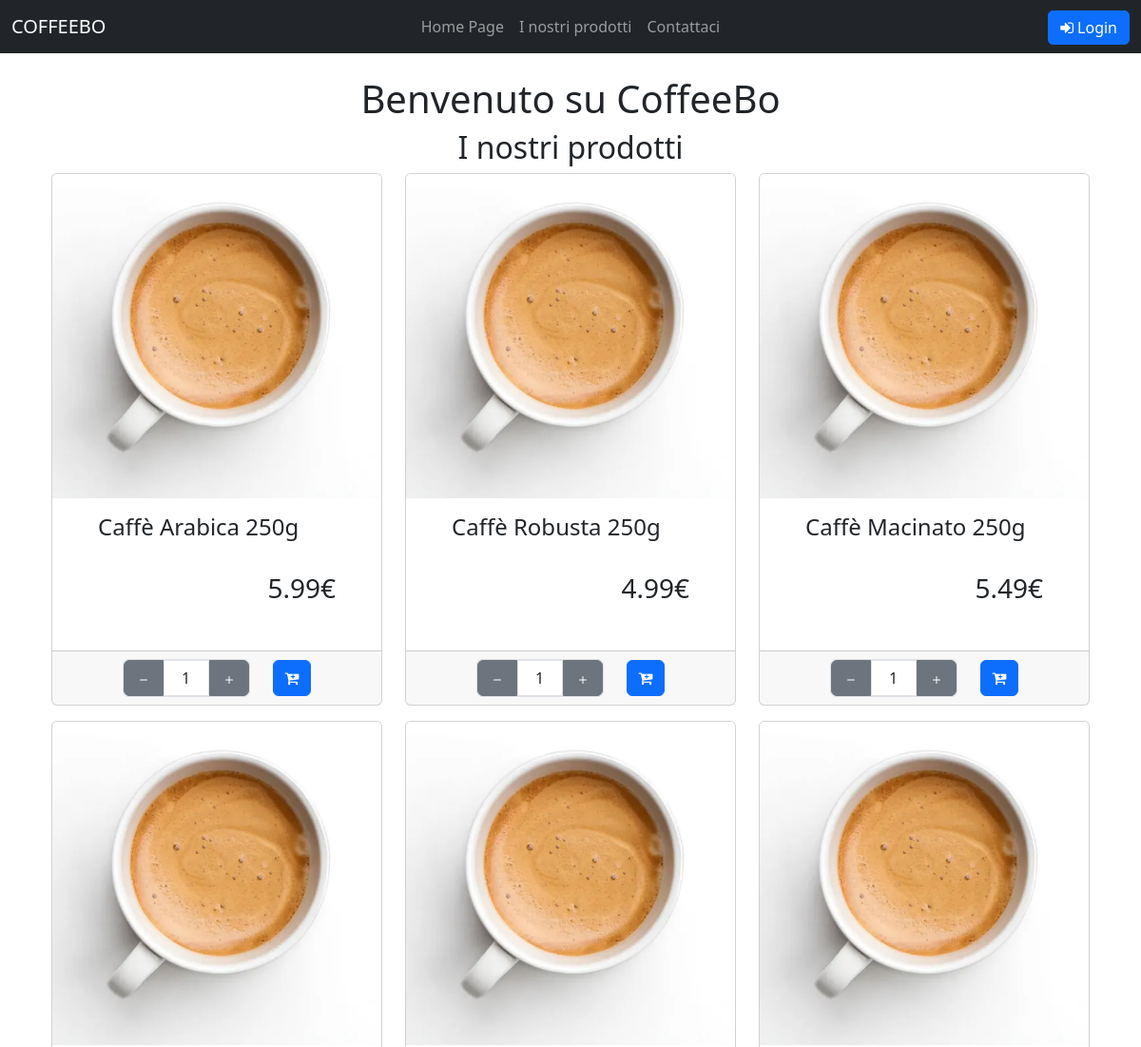
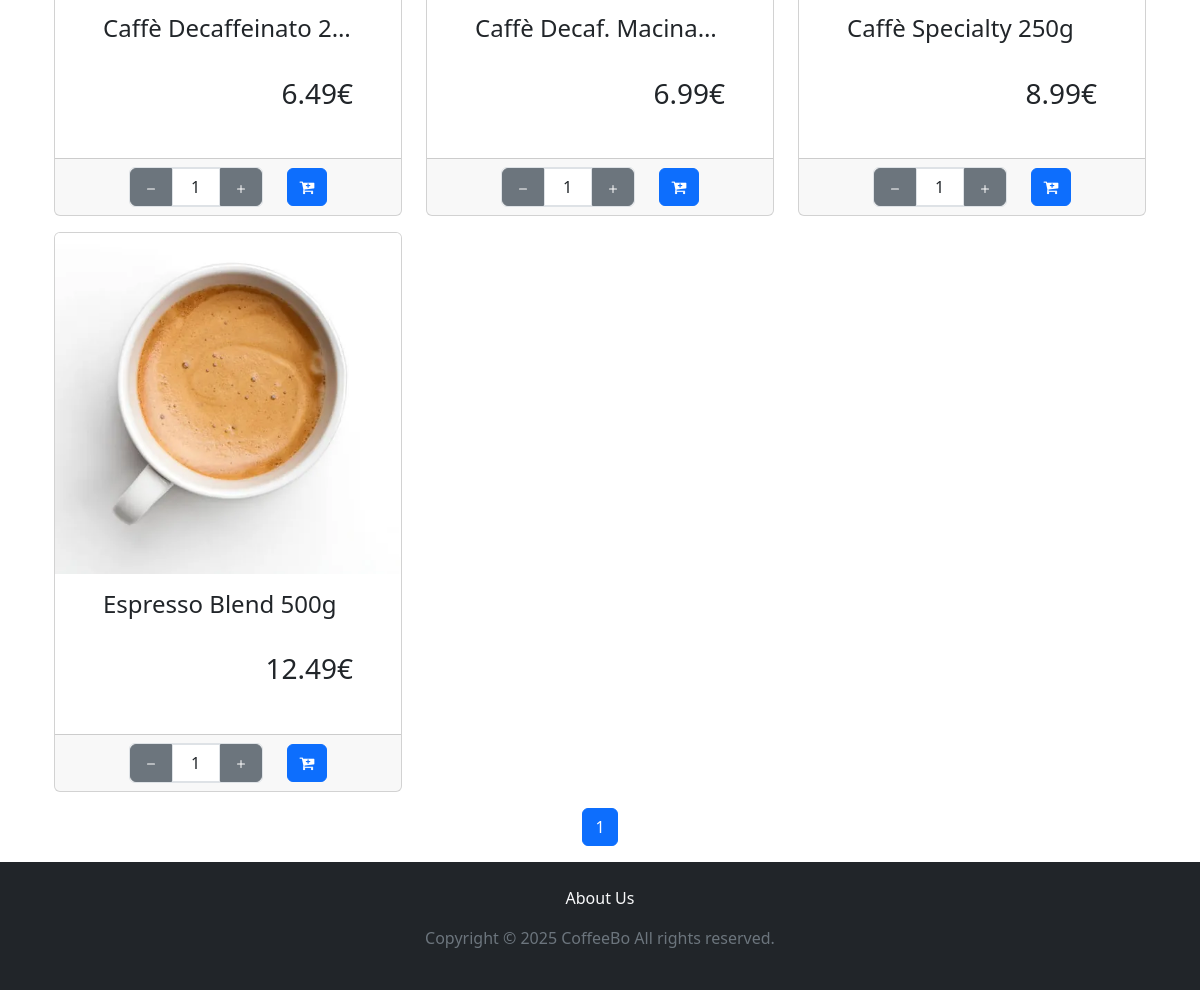
The page / on the database its author committed (2 pictures, top to bottom).
### tables this page shows
CREATE TABLE
    `Product` (
        `product_id` int (11) NOT NULL AUTO_INCREMENT,
        `seller_id` int (11) NOT NULL,
        `SKU` varchar(100) NOT NULL,
        `product_name` varchar(50) NOT NULL,
        `product_description` text NOT NULL,
        `price` decimal(10, 2) NOT NULL,
        `stock` int (11) NOT NULL,
        `category_id` int (11) NOT NULL,
        `image` varchar(255) DEFAULT NULL,
        `available` tinyint (1) DEFAULT 1,
        PRIMARY KEY (`product_id`),
        KEY `category_id` (`category_id`),
        KEY `seller_id` (`seller_id`),
        CONSTRAINT `Product_ibfk_1` FOREIGN KEY (`category_id`) REFERENCES `Category` (`category_id`),
        CONSTRAINT `Product_ibfk_2` FOREIGN KEY (`seller_id`) REFERENCES `User` (`user_id`)
    );

### index.php (called while the page is built, shortened)
<?php
require_once("bootstrap.php");
require("template/base.php");
?>

### utils/functions.php (called while the page is built, shortened)
<?php
function isUserLoggedIn()
{
    return $_SESSION['auth']['success'] ?? false;
}
function isUserSeller()
{
    return array_key_exists('seller', $_SESSION);
}
?>

### bootstrap.php (called while the page is built, shortened)
<?php
require_once("utils/functions.php");
require_once("db/databaseHelper.php");
$servername = "localhost";
$db_username = "db_user";
$db_password = "1234";
$dbname = "CaffeBoDB";
$dbport = 3306;
$dbh = new DatabaseHelper($servername, $db_username, $db_password, $dbname, $dbport);
?>

### db/databaseHelper.php (called while the page is built, shortened)
<?php
class DatabaseHelper
{
    private $db;
    public function __construct($servername, $username, $password, $dbname, $port)
    {
        $this->db = new mysqli($servername, $username, $password, $dbname, $port);
        $this->db->set_charset("utf8mb4");
    }
    public function getAllProducts()
    {
        $query = "SELECT * FROM `Product`";
        $stmt = $this->db->prepare($query);
        $stmt->execute();
        $result = $stmt->get_result();
        return $result->fetch_all(MYSQLI_ASSOC);
    }
}

### template/products.php (the view, shortened to what this page needs)
<section>
    <?php
    require_once('bootstrap.php');
    $products = isUserSeller() ? $dbh->getProductsBySeller($_SESSION['seller']['user_id']) : $dbh->getAllProducts();
    $totalProducts = count($products);
    ?>
    <h2 class="text-center"><?php echo isUserSeller() ? "Prodotti disponibili: $totalProducts" : "I nostri prodotti"  ?> </h2>
    <div class="container">
        <div class="row">
            <?php
            $totalProducts = count($products);
            $productsPerPage = 9;
            $totalPages = ceil($totalProducts / $productsPerPage);
            $currentPage = isset($_GET['pageNumber']) ? (int)$_GET['pageNumber'] : 1;
            $startIndex = ($currentPage - 1) * $productsPerPage;
            $currentProducts = array_slice($products, $startIndex, $productsPerPage);
            foreach ($currentProducts as $product): ?>
                <div class="col-sm-6 col-md-4">
                    <div class="card mb-3">
                        <a data-bs-toggle="modal"
                            data-bs-target="#productModal"
                            data-product-id="<?php echo $product['product_id']; ?>"
                            data-name="<?php echo htmlspecialchars($product['product_name']); ?>"
                            data-price="<?php echo $product['price']; ?>"
                            data-image="<?php echo $product['image']; ?>"
                            data-description="<?php echo htmlspecialchars($product['product_description'] ?? ''); ?>"
                            data-max="<?php echo $product['stock']; ?>">
                            <img src="<?php echo $product['image'] ?>" class="card-img-top" alt="<?php echo $product['product_name'] ?>">
                        </a>
                        <div class="container d-flex flex-column m-0 p-0">
                            <div class="col-12">
                                <div class="card-body d-flex flex-column pt-3 p-5" style="min-height: 10em">
                                    <a
                                        class="h4 card-title btn-link text-decoration-none text-truncate d-block"
                                        style="white-space: nowrap; overflow: hidden; text-overflow: ellipsis;"
                                        data-bs-toggle="modal"
                                        data-bs-target="#productModal"
                                        data-product-id="<?php echo $product['product_id']; ?>"
                                        data-name="<?php echo htmlspecialchars($product['product_name']); ?>"
                                        data-price="<?php echo $product['price']; ?>"
                                        data-image="<?php echo $product['image']; ?>"
                                        data-description="<?php echo htmlspecialchars($product['product_description'] ?? ''); ?>"
                                        data-max="<?php echo $product['stock']; ?>">
                                        <?php echo $product['product_name']; ?>
                                    </a>
                                    <div class="mt-auto">
                                        <p class="card-text h3 text-end"><?php echo $product['price']; ?>€</p>
                                    </div>
                                </div>
                            </div>
                            <div class="card-footer ">
                                <div class="container d-flex justify-content-center">
                                    <div class="d-flex align-items-center justify-content-between gap-3">
                                        <?php if (!isUserSeller()) : ?>
                                            <div class="d-flex align-items-center border border-1 rounded ms-2 me-2">
                                                <button type="button" class="quantity-left-minus btn btn-secondary btn-number rounded rounded-0 rounded-start" data-type="minus" data-field="">
                                                    <svg xmlns="http://www.w3.org/2000/svg" width="16" height="16" fill="currentColor" class="bi bi-dash" viewBox="0 0 16 16">
                                                        <path d="M4 8a.5.5 0 0 1 .5-.5h7a.5.5 0 0 1 0 1h-7A.5.5 0 0 1 4 8"></path>
                                                    </svg>
                                                </button>
                                                <input type="number" id="quantity-<?php echo $product['product_id']; ?>" name="quantity" class="form-control text-center rounded rounded-0" value="1" min="1" max="<?php echo $product['stock']; ?>" style="width:3em">
                                                <button type="button" class="quantity-right-plus btn btn-secondary btn-number rounded rounded-0 rounded-end" data-type="plus" data-field="">
                                                    <svg xmlns="http://www.w3.org/2000/svg" width="16" height="16" fill="currentColor" class="bi bi-plus" viewBox="0 0 16 16">
                                                        <path d="M8 4a.5.5 0 0 1 .5.5v3h3a.5.5 0 0 1 0 1h-3v3a.5.5 0 0 1-1 0v-3h-3a.5.5 0 0 1 0-1h3v-3A.5.5 0 0 1 8 4"></path>
                                                    </svg>
                                                </button>
                                            </div>
                                            <?php if (!isUserLoggedIn()): ?>
                                                <a href="#" class="btn btn-primary float-end w-25 me-2" style="text-decoration: none" data-bs-toggle="modal" data-bs-target="#loginModal"><em class="fa fa-cart-plus"></em></a>
                                            <?php endif; ?>
                                        <?php endif; ?>
                                    </div>
                                </div>
                            </div>
                        </div>
                    </div>
                </div>
            <?php endforeach; ?>
            <nav aria-label="Page navigation">
                <ul class="pagination justify-content-center">
                    <?php for ($page = 1; $page <= $totalPages; $page++): ?>
                        <li class="page-item <?php if ($page == $currentPage) echo 'active'; ?>">
                            <?php
                            $queryParams = $_GET;
                            $queryParams['pageNumber'] = $page;
                            $newQueryString = http_build_query($queryParams);
                            ?>
                            <a class="page-link" href="?<?php echo $newQueryString; ?>" data-page="<?php echo $page; ?>"><?php echo $page; ?></a>
                        </li>
                    <?php endfor; ?>
                </ul>
            </nav>
        </div>
    </div>
</section>

### rows shown on the page
product: image (picture), product_name "Caffè Arabica 250g", price "5.99", quantity "1"
product: image (picture), product_name "Caffè Robusta 250g", price "4.99"
product: image (picture), product_name "Caffè Macinato 250g", price "5.49"
product: image (picture), product_name "Caffè Decaffeinato 2…", price "6.49"
product: image (picture), product_name "Caffè Decaf. Macina…", price "6.99"
product: image (picture), product_name "Caffè Specialty 250g", price "8.99"
product: image (picture), product_name "Espresso Blend 500g", price "12.49"
